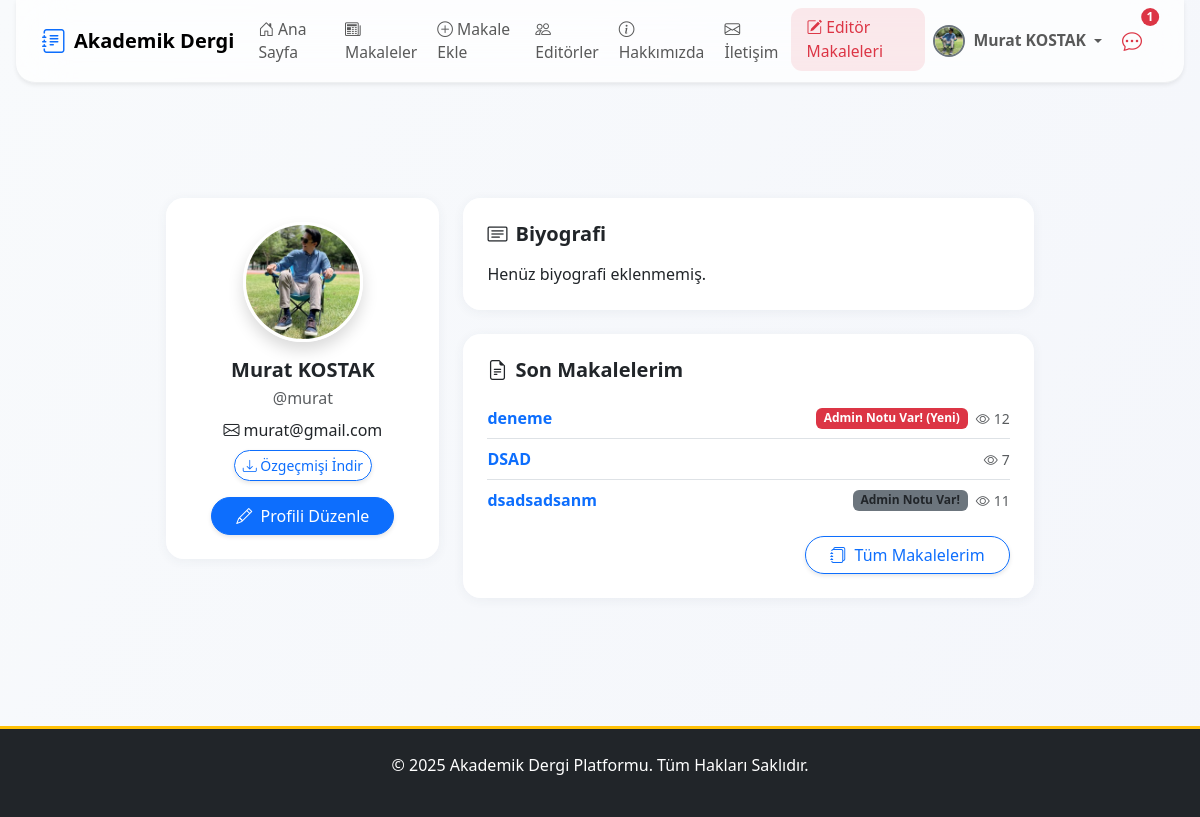
Page /users/my-profil/ (signed in) on the committed database.
### apps/users/models.py (models this page shows, shortened)
class User(AbstractUser):
    email = models.EmailField(unique=True, verbose_name="E-posta Adresi")
    biyografi = models.TextField(blank=True, null=True, verbose_name="Biyografi")
    profile_resmi = models.ImageField(
        upload_to=profile_pic_path,
        verbose_name="Profil Resmi",
        null=True,
        blank=True
    )
    resume = models.FileField(
        upload_to=resume_path,
        blank=True,
        null=True,
        verbose_name="Özgeçmiş (PDF)"
    )
    is_editor = models.BooleanField(default=False, verbose_name="Editör Yetkisi")
    goster_editorler_sayfasinda = models.BooleanField(
        default=False,
        verbose_name="Editörler Sayfasında Gösterilsin mi?"
    )
    def get_full_name(self):
        return f"{self.first_name} {self.last_name}".strip()

### apps/articles/models.py (models this page shows, shortened)
class Makale(models.Model):
    baslik = models.CharField(max_length=255, verbose_name="Başlık")
    slug = models.SlugField(max_length=255, unique=True, blank=True, help_text="Bu alan otomatik oluşturulur.")
    aciklama = models.TextField(verbose_name="Açıklama/Özet")
    pdf_dosyasi = models.FileField(upload_to=article_pdf_path, verbose_name="PDF Dosyası")
    anahtar_kelimeler = models.CharField(max_length=255, verbose_name="Anahtar Kelimeler", help_text="Kelimeleri virgül (,) ile ayırınız.", blank=True)
    yazarlar = models.ManyToManyField(Yazar, related_name='makaleler', verbose_name="Yazarlar")
    dergi_sayisi = models.ForeignKey(DergiSayisi, on_delete=models.SET_NULL, null=True, blank=True, related_name='makaleler', verbose_name="Dergi Sayısı")
    admin_notu = models.TextField(blank=True, null=True, verbose_name="Editör/Admin Notu")
    goruntulenme_sayisi = models.PositiveIntegerField(default=0, verbose_name="Görüntülenme Sayısı")
    goster_makaleler_sayfasinda = models.BooleanField(default=False, verbose_name="Yayında mı?")
    olusturulma_tarihi = models.DateTimeField(auto_now_add=True)
    guncellenme_tarihi = models.DateTimeField(auto_now=True)
    admin_notu_okundu = models.BooleanField(default=True)
    class Meta:
        verbose_name = "Makale"
        verbose_name_plural = "Makaleler"
        ordering = ['-olusturulma_tarihi']

### apps/users/views.py (the view)
# urls.py: path('my-profil/', MyProfilView.as_view(), name='my_profil'),
class MyProfilView(LoginRequiredMixin, DetailView):
    model = User
    template_name = 'users/my_profil.html'
    context_object_name = 'user'
    def get_object(self):
        return self.request.user
    def get_context_data(self, **kwargs):
        context = super().get_context_data(**kwargs)
        try:
            yazar = self.request.user.yazar_profili
            makaleler = yazar.makaleler.order_by('-guncellenme_tarihi')
        except Exception:
            makaleler = []
        context['last_articles'] = makaleler[:3]
        context['published_count'] = makaleler.filter(goster_makaleler_sayfasinda=True).count() if hasattr(makaleler, 'filter') else 0
        context['total_views'] = makaleler.aggregate(total=Sum('goruntulenme_sayisi'))['total'] if hasattr(makaleler, 'aggregate') else 0
        return context

### apps/core/context_processors.py (called while the page is built)
def notification_context(request):
    if not request.user.is_authenticated:
        return {}
    user = request.user
    context = {}
    if user.is_superuser:
        context['unread_messages_count'] = IletisimFormu.objects.filter(cevaplandi=False).count()
    else:
        context['unread_messages_count'] = 0
    if user.is_superuser or user.is_editor:
        context['draft_articles_count'] = Makale.objects.filter(goster_makaleler_sayfasinda=False).count()
    else:
        context['draft_articles_count'] = 0
    context['unread_notes_count'] = Makale.objects.filter(
        yazarlar__user_hesabi=user,
        admin_notu_okundu=False
    ).exclude(admin_notu__isnull=True).exclude(admin_notu__exact='').count()
    return context

### templates/users/my_profil.html (shortened to what this page needs)
{% extends 'base.html' %}
{% load static %}
{% block content %}
<div class="container py-5">
  <div class="row justify-content-center">
    <div class="col-lg-10 col-md-12 col-12">
      <div class="row g-4">
        <div class="col-md-4 col-12">
          <div class="card glass-card shadow-lg border-0 rounded-4 mb-4">
            <div class="card-body d-flex flex-column align-items-center p-4">
              <div class="position-relative mb-3" style="width: 120px;">
                {% if user.profile_resmi %}
                  <img src="{{ user.profile_resmi.url }}" class="rounded-circle shadow border border-3 border-white" alt="Profil Resmi" style="width: 120px; height: 120px; object-fit: cover;">
                {% else %}
                  <div class="rounded-circle shadow border border-3 border-white bg-secondary d-flex align-items-center justify-content-center" style="width: 120px; height: 120px;">
                    <i class="bi bi-person-fill text-white" style="font-size: 2.5rem;"></i>
                  </div>
                {% endif %}
              </div>
              <h5 class="fw-bold mb-1">{{ user.first_name }} {{ user.last_name }}</h5>
              <span class="text-muted mb-2">@{{ user.username }}</span>
              <span class="mb-2"><i class="bi bi-envelope me-1"></i>{{ user.email }}</span>
              {% if user.resume %}
                <a href="{{ user.resume.url }}" target="_blank" class="btn btn-outline-primary btn-sm mb-2"><i class="bi bi-download"></i> Özgeçmişi İndir</a>
              {% endif %}
              <a href="{% url 'profil_duzenle' %}" class="btn btn-primary rounded-pill px-4 mt-2"><i class="bi bi-pencil me-1"></i> Profili Düzenle</a>
            </div>
          </div>
        </div>
        <div class="col-md-8 col-12">
          <div class="card glass-card shadow-lg border-0 rounded-4 mb-4">
            <div class="card-body p-4">
              <h5 class="fw-bold mb-3"><i class="bi bi-card-text me-2"></i>Biyografi</h5>
              <p class="mb-0">{{ user.biyografi|default:'Henüz biyografi eklenmemiş.' }}</p>
            </div>
          </div>
          <div class="card glass-card shadow-lg border-0 rounded-4">
            <div class="card-body p-4">
              <h5 class="fw-bold mb-3"><i class="bi bi-file-earmark-text me-2"></i>Son Makalelerim</h5>
              {% if last_articles %}
                <ul class="list-group list-group-flush">
                  {% for article in last_articles %}
                    <li class="list-group-item bg-transparent px-0 py-2 d-flex align-items-center justify-content-between">
                      <div class="d-flex align-items-center flex-wrap">
                        <a href="{% url 'makale_detail' article.pk %}" class="fw-semibold text-decoration-none" title="{{ article.baslik }}">{{ article.baslik|truncatechars:40 }}</a>
                      </div>
                      <div class="d-flex align-items-center flex-wrap justify-content-end">
                        {% if article.admin_notu %}
                          {% if not article.admin_notu_okundu %}
                            <span class="badge bg-danger text-white ms-2 blink">Admin Notu Var! (Yeni)</span>
                          {% else %}
                            <span class="badge bg-secondary text-dark ms-2">Admin Notu Var!</span>
                          {% endif %}
                        {% endif %}
                        <span class="text-muted small ms-2"><i class="bi bi-eye me-1"></i>{{ article.goruntulenme_sayisi|default:0 }}</span>
                      </div>
                    </li>
                  {% endfor %}
                </ul>
                <div class="mt-3 text-end">
                  <a href="{% url 'makalelerim' %}" class="btn btn-outline-primary rounded-pill px-4">
                    <i class="bi bi-journals me-1"></i> Tüm Makalelerim
                  </a>
                </div>
              {% else %}
                <div class="text-muted">Henüz makale eklenmemiş.</div>
              {% endif %}
            </div>
          </div>
        </div>
      </div>
    </div>
  </div>
</div>
{% endblock %}

### templates/partials/_navbar.html (shortened to what this page needs)
{% load static %}
{% load form_tags %}
<nav class="navbar navbar-expand-lg navbar-light fixed-top navbar-glass shadow-sm">
    <div class="container position-relative">
        <a class="navbar-brand d-none d-lg-flex align-items-center me-3" href="{% url 'anasayfa' %}">
            <i class="bi bi-journal-text fs-4 me-2 text-primary"></i>
            <span>Akademik Dergi</span>
        </a>
        <div class="collapse navbar-collapse justify-content-between mobile-glass-menu" id="navbarNav">
            <ul class="navbar-nav me-auto mb-2 mb-lg-0 gap-lg-1 gap-2 mobile-menu-list">
                <li class="nav-item">
                    <a href="{% url 'anasayfa' %}" class="nav-link {% if request.resolver_match.url_name == 'anasayfa' %}active fw-bold{% endif %}">
                        <i class="bi bi-house-door me-1"></i>Ana Sayfa
                    </a>
                </li>
                <li class="nav-item">
                    <a href="{% url 'makale_list' %}" class="nav-link {% if request.resolver_match.url_name == 'makale_list' %}active fw-bold{% endif %}">
                        <i class="bi bi-newspaper me-1"></i>Makaleler
                    </a>
                </li>
                {% if user.is_authenticated and not user.is_superuser %}
                    <li class="nav-item">
                    <a href="{% url 'makale_ekle' %}" class="nav-link {% if request.resolver_match.url_name == 'makale_ekle' %}active fw-bold{% endif %}">
                        <i class="bi bi-plus-circle me-1"></i>Makale Ekle
                        </a>
                    </li>
                    {% endif %}
                <li class="nav-item">
                    <a href="{% url 'editorler' %}" class="nav-link {% if request.resolver_match.url_name == 'editorler' %}active fw-bold{% endif %}">
                        <i class="bi bi-people me-1"></i>Editörler
                    </a>
                </li>
                <li class="nav-item">
                    <a href="{% url 'hakkinda' %}" class="nav-link {% if request.resolver_match.url_name == 'hakkinda' %}active fw-bold{% endif %}">
                        <i class="bi bi-info-circle me-1"></i>Hakkımızda
                    </a>
                </li>
                        <li class="nav-item">
                    <a href="{% url 'iletisim' %}" class="nav-link {% if request.resolver_match.url_name == 'iletisim' %}active fw-bold{% endif %}">
                        <i class="bi bi-envelope me-1"></i>İletişim
                            </a>
                        </li>
                {% if user.is_authenticated %}
                    {% if user.is_editor and not user.is_superuser %}
                    <li class="nav-item">
                        <a href="{% url 'dashboard:editor_panel' %}" class="nav-link nav-link-red {% if request.resolver_match.url_name == 'editor_panel' %}active fw-bold{% endif %}">
                            <i class="bi bi-pencil-square me-1"></i>Editör Makaleleri
                        </a>
                    </li>
                    {% endif %}
                {% endif %}
            </ul>
            <ul class="navbar-nav align-items-center gap-lg-1 gap-2 d-none d-lg-flex">
                {% if user.is_authenticated %}
                    <li class="nav-item dropdown">
                        <a class="nav-link dropdown-toggle d-flex align-items-center" href="#" id="userDropdownDesktop" role="button" data-bs-toggle="dropdown" aria-expanded="false">
                            {% if user.profile_resmi %}
                                <img src="{{ user.profile_resmi.url }}" class="rounded-circle me-2" width="32" height="32" alt="{{ user.get_full_name|default:user.username }}" style="object-fit: cover;">
                            {% else %}
                                <div class="rounded-circle bg-primary bg-opacity-10 d-flex justify-content-center align-items-center me-2" style="width: 32px; height: 32px;">
                                    <i class="bi bi-person text-primary"></i>
                                </div>
                            {% endif %}
                            <span class="fw-semibold me-1">
                                {% if user.is_superuser %}
                                    ADMİN
                                {% else %}
                            {{ user.get_full_name|default:user.username }}
                                {% endif %}
                            </span>
                        </a>
                    </li>
                {% endif %}
                {% if user.is_authenticated %}
                    {% if unread_notes_count and unread_notes_count > 0 %}
                    <li class="nav-item position-relative me-2">
                        <a href="{% url 'makalelerim' %}" class="nav-link px-2" title="Yeni Admin Notu Olan Makaleler">
                            <i class="bi bi-chat-dots fs-5 text-danger"></i>
                            <span class="position-absolute top-0 start-100 translate-middle badge rounded-pill bg-danger text-white small-badge">{{ unread_notes_count }}</span>
                        </a>
                    </li>
                    {% endif %}
                {% endif %}
            </ul>
        </div>
    </div>
</nav>

### static/css/style.css (style rules this page uses)
body { font-family: 'Segoe UI', Roboto, 'Helvetica Neue', Arial, sans-serif; background-color: #f8f9fa; transition: background-color 0.3s; }
.navbar-brand { font-weight: bold; }
.navbar .dropdown-toggle img { border: 2px solid #6c757d; transition: transform 0.2s; }
.btn { transition: all 0.3s ease; box-shadow: 0 2px 4px rgba(0,0,0,0.1); }
.card { transition: transform 0.3s ease, box-shadow 0.3s ease; border: none; box-shadow: 0 4px 6px rgba(0,0,0,0.1); }

### templates/base.html (style rules this page uses)
body { background: linear-gradient(120deg, #f8fafc 0%, #f4f6fb 100%); min-height: 100vh; font-family: 'Segoe UI', 'Roboto', 'Helvetica Neue', Arial, sans-serif; color: #222; transition: background 0.3s; }
.modern-card, .card { border-radius: 1.1rem !important; box-shadow: 0 2px 12px 0 rgba(44,62,80,0.06) !important; border: none !important; }
.modern-btn, .btn { border-radius: 2rem !important; font-weight: 500; transition: box-shadow 0.2s, background 0.2s; }
body { opacity: 0; transition: opacity 0.5s; }

### templates/partials/_navbar.html (style rules this page uses)
.navbar-glass { background: rgba(255, 255, 255, 0.7); backdrop-filter: blur(24px); -webkit-backdrop-filter: blur(24px); border-bottom: 1.5px solid rgba(44, 62, 80, 0.07); transition: all 0.3s cubic-bezier(.4,0,.2,1); border-radius: 0 0 1.2rem 1.2rem; margin: 0 1rem; width: calc(100% - 2rem); box-shadow: 0 4px 24px 0 rgba(44,62,80,0.07); }
.nav-link-red { color: #dc3545 !important; background: rgba(220, 53, 69, 0.1); border-radius: 0.5rem; padding: 0.5rem 1rem !important; transition: all 0.3s ease; }
.navbar-nav .nav-link { font-size: 0.98rem; padding: 0.6rem 1.1rem; border-radius: 0.7rem; transition: background 0.2s, color 0.2s; }
.navbar-nav .position-relative { margin-right: 0.5rem; }
@media (min-width: 992px) { .d-lg-flex { display: flex !important; } }
body { padding-top: 80px; }
.small-badge { font-size: 0.75rem; padding: 0.25em 0.45em; z-index: 2; }

### templates/users/my_profil.html (style rules this page uses)
.glass-card { background: rgba(255,255,255,0.92); backdrop-filter: blur(12px); -webkit-backdrop-filter: blur(12px); border-radius: 1.5rem; box-shadow: 0 8px 32px 0 rgba(44,62,80,0.13); border: 1.5px solid #e0e0e0; }
.blink { animation: blinker 1s linear infinite; }

### rows in the picture
User: profile_resmi (picture), get_full_name "Murat KOSTAK", first_name "Murat", last_name "KOSTAK", username "murat", email "murat@gmail.com", biyografi "Henüz biyografi eklenmemiş."
Makale: baslik "deneme", admin_notu "Admin Notu Var! (Yeni)", goruntulenme_sayisi "12"
Makale: baslik "DSAD", goruntulenme_sayisi "7"
Makale: baslik "dsadsadsanm", admin_notu "Admin Notu Var!", goruntulenme_sayisi "11"

### other values in the picture
{{ unread_notes_count }} "1"
